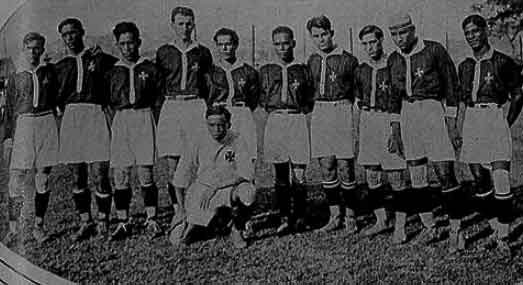
#> input picture scripts/quinta_historica/fotos/2026-11-19-time-1923.jpg, 523 x 285 px
$ python -i gerar.py   (imports and definitions only)
#> lines starting #> are read from the running program, lines starting #| are printed output that depends on the picture
"""Gera o carrossel da Quinta Histórica (1080x1350) a partir de um JSON de edição.

    python scripts/quinta_historica/gerar.py scripts/quinta_historica/edicoes/2026-11-19.json <pasta_saida>

Saída: slide1.png ... slideN.png. Estilo neobrutalista do Vascainamente. O escudo vem sempre de
public/images/escudo-1-cruz.png. A foto (opcional) é tratada em preto e branco e entra na capa e em
slides marcados com "foto": true. Os textos precisam de revisão de português antes de ir ao Camilo.
"""
from __future__ import annotations

import html
import json
import sys
from pathlib import Path

from PIL import Image, ImageFilter, ImageOps
from playwright.sync_api import sync_playwright

RAIZ = Path(__file__).resolve().parents[2]
SOCIAL = RAIZ / "scripts" / "social_art"
CRUZ = RAIZ / "public" / "images" / "escudo-1-cruz.png"

CSS = f"""
@font-face{{font-family:IS;src:url(file://{SOCIAL}/fonts/InstrumentSerif-Regular.ttf)}}
@font-face{{font-family:DM;src:url(file://{SOCIAL}/fonts/DMMono-Medium.ttf)}}
@font-face{{font-family:an;src:url(file://{SOCIAL}/fonts/anton-latin-400-normal.woff2)}}
*{{margin:0;padding:0;box-sizing:border-box}}
:root{{--bg:#0d0d0d;--cr:#F0EBE1;--redt:#FF4D5E;--mut:rgba(240,235,225,.72)}}
body{{width:1080px;height:1350px;background:var(--bg);position:relative;overflow:hidden;color:var(--cr);font-family:IS,serif}}
.grain{{position:absolute;inset:0;background:url(file://{SOCIAL}/grain.png);opacity:.22;mix-blend-mode:screen;z-index:30}}
.mono{{font-family:DM,monospace;text-transform:uppercase;letter-spacing:5px}}
#head{{position:absolute;left:56px;top:54px;display:flex;align-items:center;gap:18px;font-size:24px;color:var(--mut)}}
#head img{{height:46px}}
h1,h2{{position:absolute;left:54px;top:124px;font-family:an,Impact,sans-serif;font-weight:400;text-transform:uppercase}}
h1{{font-size:176px;line-height:1.2}}
h2{{font-size:170px;right:56px;line-height:1.2}}
h1 span,h2 span{{display:block}} .b{{color:var(--redt)}}
#panel{{position:absolute;left:56px;top:600px;width:968px;height:590px;border:6px solid var(--cr);box-shadow:12px 12px 0 var(--cr);background:var(--bg);padding:30px 44px;display:flex;flex-direction:column;justify-content:center}}
#panel p{{font-size:54px;line-height:1.18}} #panel p+p{{margin-top:26px}}
#panel .k{{font-family:DM,monospace;font-size:24px;letter-spacing:5px;text-transform:uppercase;color:var(--redt);display:block;margin-bottom:18px}}
#foto{{position:absolute;left:56px;width:968px;height:528px;border:6px solid var(--cr);box-shadow:12px 12px 0 var(--cr);overflow:hidden;background:#000}}
#foto img{{width:100%;height:100%;object-fit:cover;display:block;filter:contrast(1.12) brightness(1.02)}}
#cred{{position:absolute;left:56px;right:56px;top:1236px;font-size:20px;letter-spacing:2px !important;color:var(--mut);line-height:1.2;white-space:nowrap}}
#sub2{{position:absolute;left:56px;right:56px;top:1160px;font-size:56px;line-height:1.1;font-style:italic}}
#foot{{position:absolute;left:56px;right:56px;bottom:46px;display:flex;justify-content:space-between;font-size:22px;color:rgba(240,235,225,.6)}}
"""


def tratar_foto(origem: Path, destino: Path) -> None:
#> called with origem = 'fotos/2026-11-19-time-1923.jpg', destino = 'out.png'
    im = Image.open(origem).convert("L")
    im = im.resize((im.width * 4, im.height * 4), Image.LANCZOS).filter(ImageFilter.GaussianBlur(2.2))
#> im: PIL image 2092x1140 L
    im = ImageOps.autocontrast(im, cutoff=0.5).filter(ImageFilter.UnsharpMask(radius=4, percent=60, threshold=3))
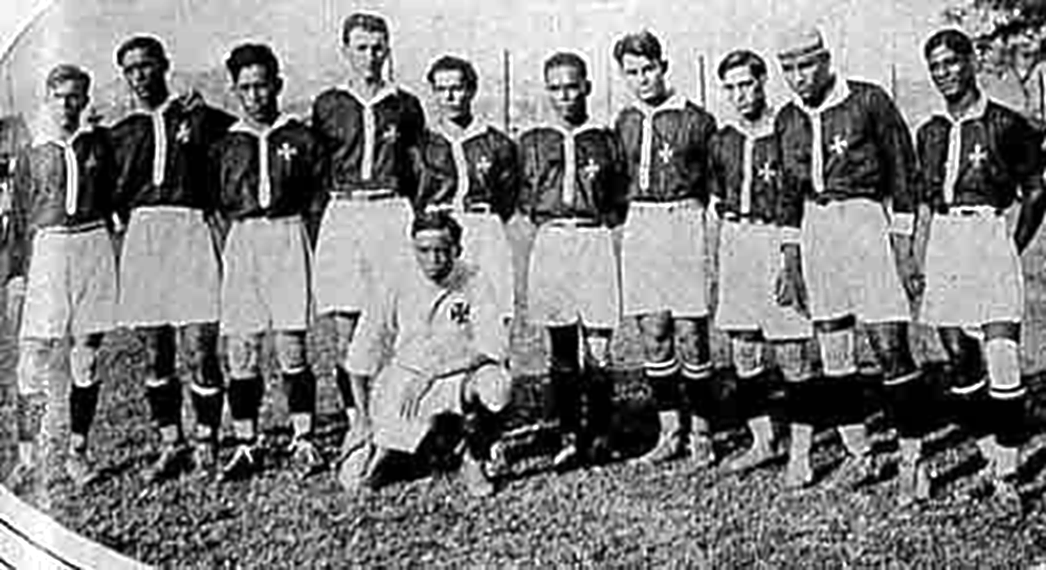
#> im: PIL image 2092x1140 L (shown at 1/2 size); min 0, max 255, mean 126
    im.save(destino, quality=92)


def esc(t: str) -> str:
    return html.escape(t)


def titulo(linhas: list[str], tag: str, estilo: str = "") -> str:
    a, b = linhas
    return f'<{tag}{estilo}><span>{esc(a)}</span><span class="b">{esc(b)}</span></{tag}>'


# [53 lines left out: functions montar, main, not called in this run]


# [4 lines not run here, left out]

>>> result = tratar_foto('fotos/2026-11-19-time-1923.jpg', 'out.png')

$ run again, on assets/og-grain-1200x630.png
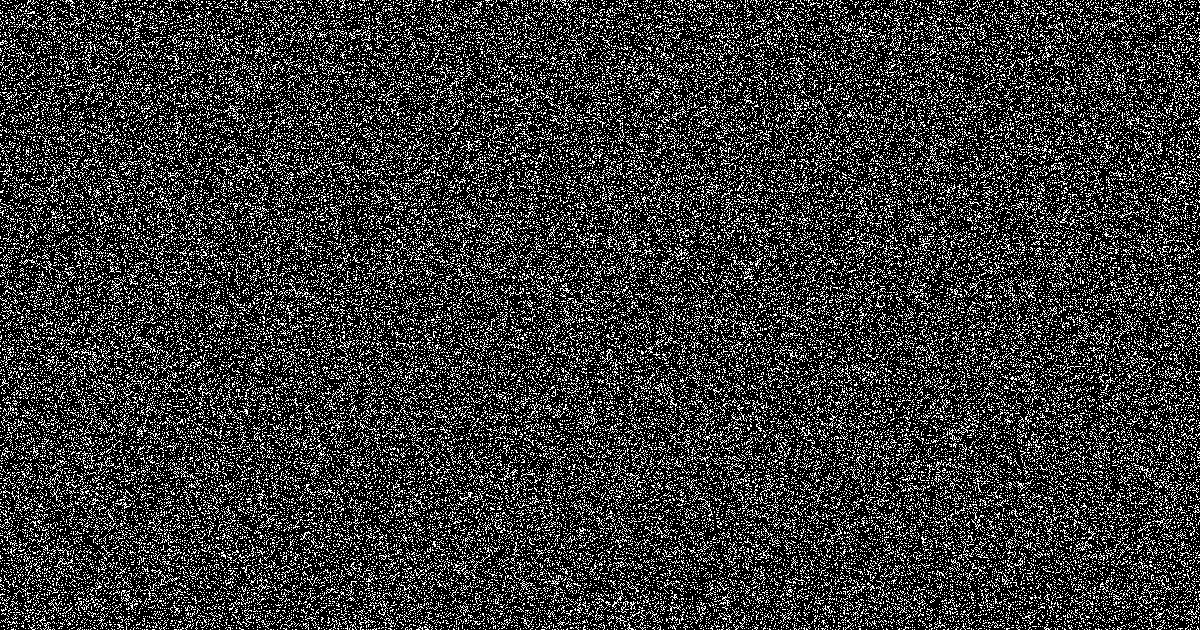
#> input picture assets/og-grain-1200x630.png, 1200 x 630 px
#> in tratar_foto, im is the input picture: PIL image 1200x630 L; 21.9% white in thin lines or dots
#> in tratar_foto, `im = im.resize((im.width * 4, im.height * 4), Image.LANCZOS).filter(Im..`:
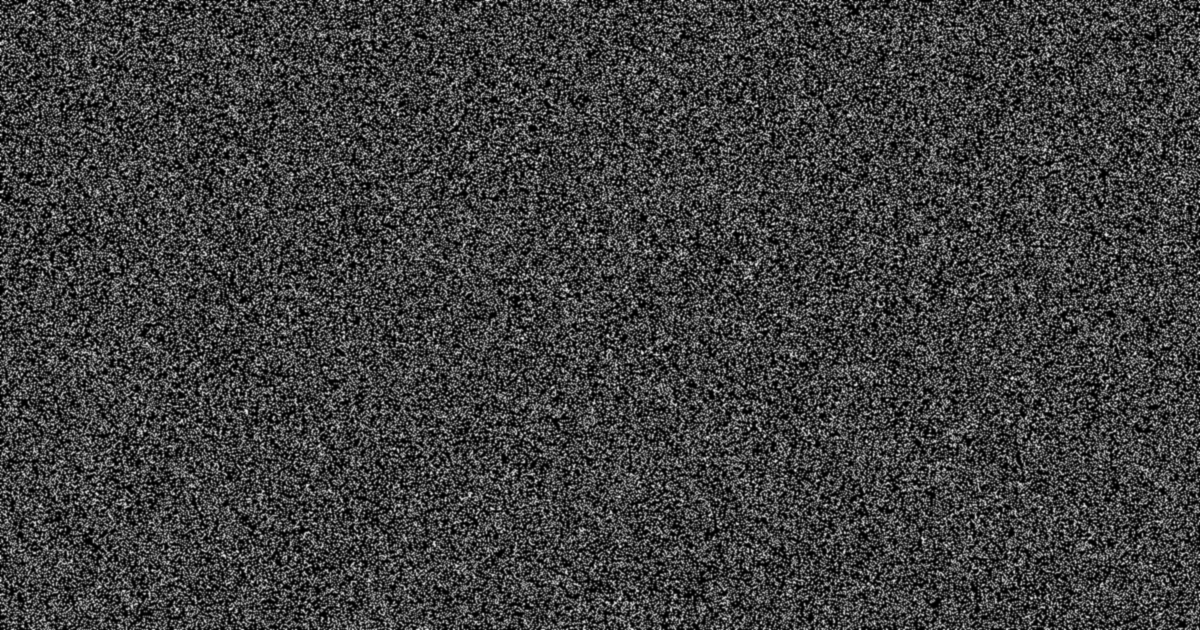
#> im: PIL image 4800x2520 L (shown at 1/4 size); min 0, max 247, mean 63.6
#> in tratar_foto, `im = ImageOps.autocontrast(im, cutoff=0.5).filter(ImageFilter.UnsharpM..`:
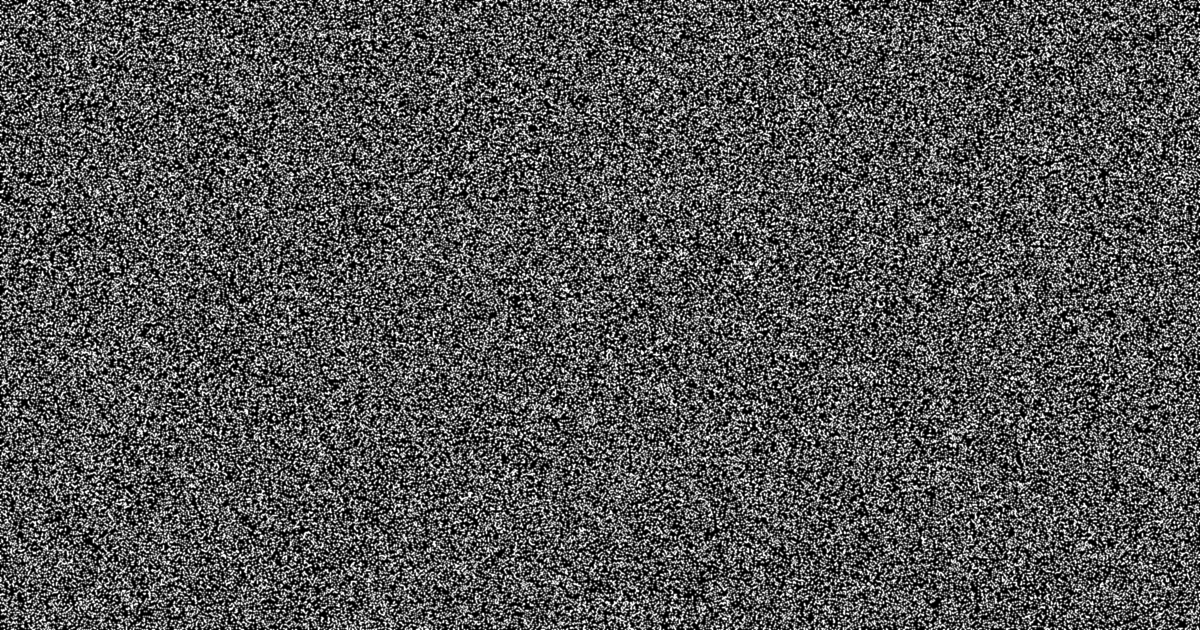
#> im: PIL image 4800x2520 L (shown at 1/4 size); min 0, max 255, mean 85
